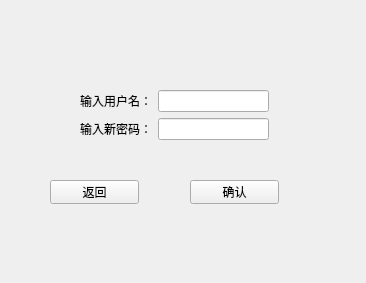
<?xml version="1.0" encoding="UTF-8"?>
<ui version="4.0">
 <class>ConfigWidget</class>
 <widget class="QWidget" name="ConfigWidget">
  <property name="geometry">
   <rect>
    <x>0</x>
    <y>0</y>
    <width>366</width>
    <height>283</height>
   </rect>
  </property>
  <property name="windowTitle">
   <string>Form</string>
  </property>
  <widget class="QPushButton" name="btnReturn">
   <property name="geometry">
    <rect>
     <x>50</x>
     <y>180</y>
     <width>89</width>
     <height>24</height>
    </rect>
   </property>
   <property name="text">
    <string>返回</string>
   </property>
  </widget>
  <widget class="QPushButton" name="btnConfirm">
   <property name="geometry">
    <rect>
     <x>190</x>
     <y>180</y>
     <width>89</width>
     <height>24</height>
    </rect>
   </property>
   <property name="text">
    <string>确认</string>
   </property>
  </widget>
  <widget class="QWidget" name="">
   <property name="geometry">
    <rect>
     <x>80</x>
     <y>90</y>
     <width>189</width>
     <height>53</height>
    </rect>
   </property>
   <layout class="QFormLayout" name="formLayout">
    <item row="0" column="0">
     <widget class="QLabel" name="label">
      <property name="text">
       <string>输入用户名：</string>
      </property>
     </widget>
    </item>
    <item row="0" column="1">
     <widget class="QLineEdit" name="lEUsername"/>
    </item>
    <item row="1" column="0">
     <widget class="QLabel" name="label_2">
      <property name="text">
       <string>输入新密码：</string>
      </property>
     </widget>
    </item>
    <item row="1" column="1">
     <widget class="QLineEdit" name="lEPassword"/>
    </item>
   </layout>
  </widget>
 </widget>
 <resources/>
 <connections/>
</ui>
